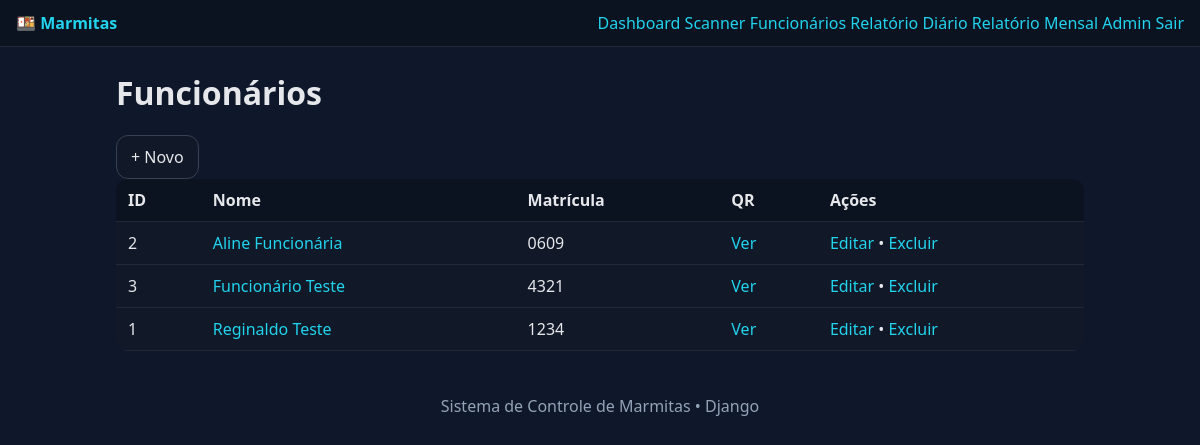
The page /funcionarios/ (signed in) on the database its author committed.
### entregas/models.py (models this page shows, shortened)
class Funcionario(models.Model):
    nome = models.CharField(max_length=200)
    matricula = models.CharField(max_length=50, unique=True)
    token = models.CharField(max_length=36, unique=True, editable=False, default='')

### entregas/views.py (the view)
# urls.py: path('', views.funcionario_list, name='funcionario_list'),
@login_required
def funcionario_list(request):
    funcionarios = Funcionario.objects.all().order_by('nome')
    return render(request, 'funcionarios/list.html', {'funcionarios': funcionarios})

### templates/funcionarios/list.html (shortened to what this page needs)
{% extends 'base.html' %}
{% block content %}
<h1>Funcionários</h1>
<a class="btn" href="{% url 'funcionario_create' %}">+ Novo</a>
<table class="table">
  <thead><tr><th>ID</th><th>Nome</th><th>Matrícula</th><th>QR</th><th>Ações</th></tr></thead>
  <tbody>
  {% for f in funcionarios %}
    <tr>
      <td>{{ f.id }}</td>
      <td><a href="{% url 'funcionario_detail' f.id %}">{{ f.nome }}</a></td>
      <td>{{ f.matricula }}</td>
      <td><a href="{% url 'funcionario_qrcode' f.id %}" target="_blank">Ver</a></td>
      <td>
        <a href="{% url 'funcionario_update' f.id %}">Editar</a> •
        <a href="{% url 'funcionario_delete' f.id %}">Excluir</a>
      </td>
    </tr>
  {% empty %}
    <tr><td colspan="5">Nenhum funcionário.</td></tr>
  {% endfor %}
  </tbody>
</table>
{% endblock %}

### static/entregas/style.css (style rules this page uses)
:root { --bg:#0f172a; --card:#111827; --text:#e5e7eb; --muted:#94a3b8; --accent:#22d3ee; }
* { box-sizing: border-box; }
body { margin:0; font-family: system-ui, -apple-system, Segoe UI, Roboto, Arial, sans-serif; background: var(--bg); color: var(--text); }
a { color: var(--accent); text-decoration: none; }
.table { width:100%; border-collapse: collapse; background: var(--card); border-radius: 12px; overflow:hidden; }
.table th, .table td { padding:10px 12px; border-bottom:1px solid #1f2937; text-align:left; }
.table thead { background:#0b1220; }
button, .btn { display:inline-block; background:#111827; border:1px solid #374151; padding:10px 14px; border-radius:12px; cursor:pointer; }
.btn { color: var(--text); }

### rows shown on the page
Funcionario: id "2", nome "Aline Funcionária", matricula "0609"
Funcionario: id "3", nome "Funcionário Teste", matricula "4321"
Funcionario: id "1", nome "Reginaldo Teste", matricula "1234"
